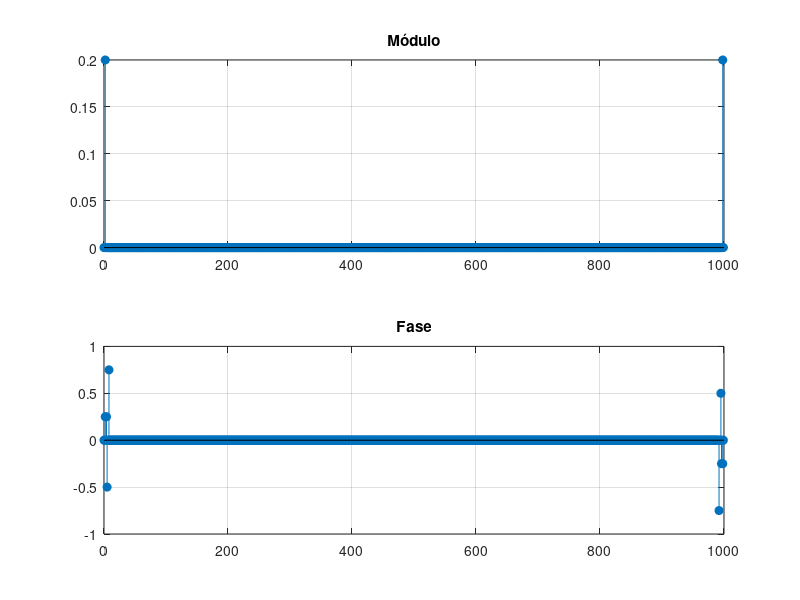

Write MATLAB code to recreate this figure.
%% b)
close
N=1000;
n=0:2*N;
% Substituir
sinu1 = cos((4*pi*n)/N)
sinu2 = sin((6*pi*n)/N)
% Função
x=(2/5)*sinu1 - (3/5)*sinu2;
% Plot
stem(n,x)
%% c) e d) (zoom)
close
k=0:N-1;
ak=fft(x,N)/N;
stem(k,abs(ak),'filled')
%% e) 
close
wn =k*2*pi/N;
stem(wn,abs(ak),'^')
%% f)
close
k=-N/2:N/2-1;
w=2*pi*k/N;
stem(w,2*pi*abs(fftshift(ak)),'^')
%% g)
close
n=0:N-1;
x =(2/5)*cos((4*pi/N*n+pi/4) - sin(6*pi/N*n+pi/4)/N);
bk = fft(x)/N;
bk(abs(bk)<1e-10)=0; % para retirar os erros de arredondamento dos bk
subplot(2,1,1)
stem(n, abs(bk), 'filled'),title('Módulo'), grid
subplot(2,1,2)
stem(n, angle(bk)/pi, 'filled'),title('Fase'), grid
